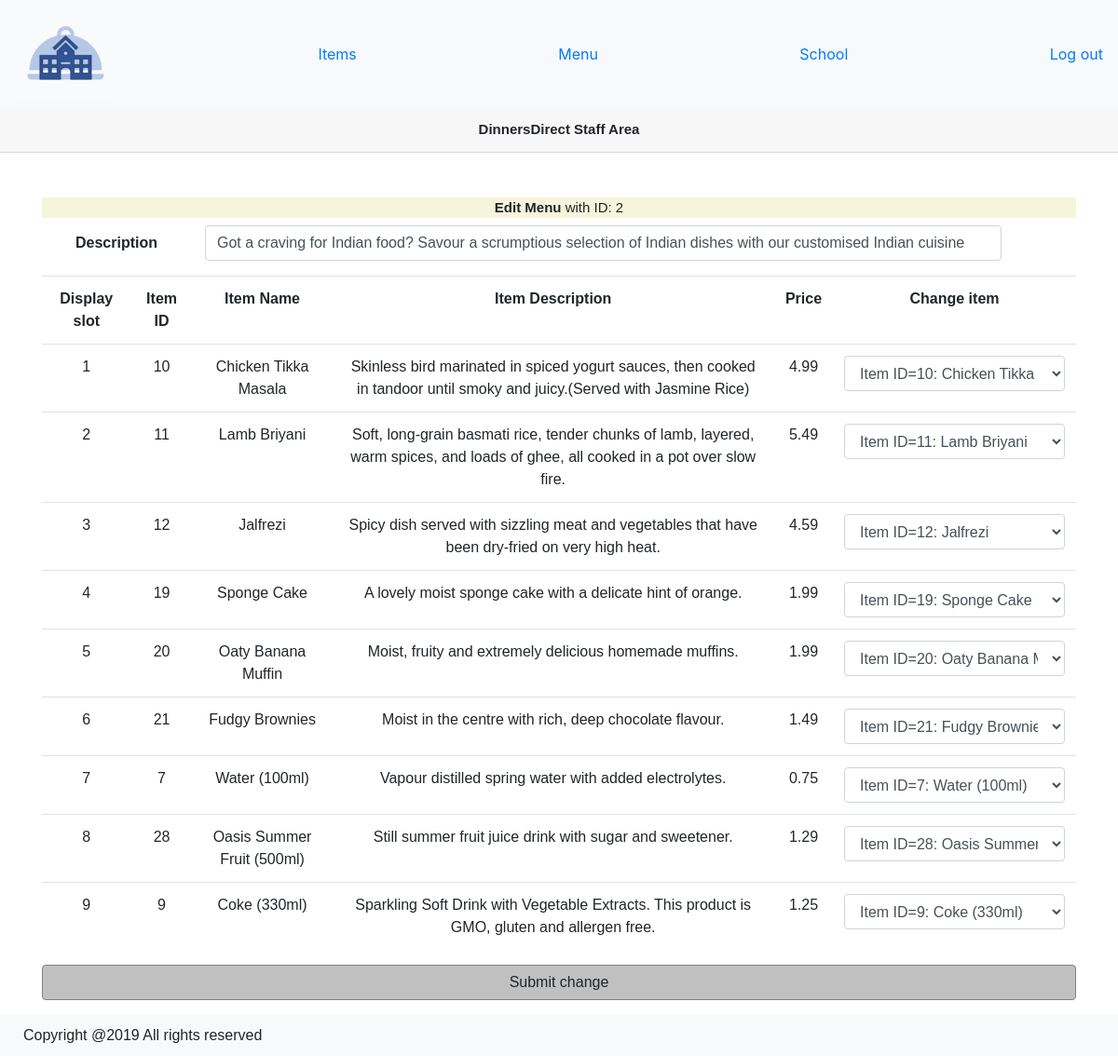
The app's page /public/staff/menu_edit.php?id=2 (signed in) with its own data.
### tables this page shows
CREATE TABLE list_of_menus (
                      menu_id int(10) UNSIGNED NOT NULL AUTO_INCREMENT,
                      menu_name varchar(100) NOT NULL,
                      menu_description text NOT NULL,
                      visibility smallint default 1,
                      last_update TIMESTAMP NOT NULL DEFAULT CURRENT_TIMESTAMP ON UPDATE CURRENT_TIMESTAMP,
                      PRIMARY KEY (menu_id)
);

CREATE TABLE display_menu (
  menu_id int(10) UNSIGNED NOT NULL,
  display_id int(10) UNSIGNED NOT NULL,
  item_id int(10) UNSIGNED NOT NULL,
  last_update TIMESTAMP NOT NULL DEFAULT CURRENT_TIMESTAMP  ON UPDATE CURRENT_TIMESTAMP,
  PRIMARY KEY(menu_id, display_id, item_id),
  FOREIGN KEY(menu_id) REFERENCES list_of_menus(menu_id) ON DELETE RESTRICT ON UPDATE CASCADE,
  FOREIGN KEY(item_id) REFERENCES item(item_id) ON DELETE RESTRICT ON UPDATE CASCADE
);

CREATE TABLE item (
  item_id int(10) UNSIGNED NOT NULL AUTO_INCREMENT,
  item_image text NOT NULL,
  item_name text NOT NULL,
  item_price double(10,2) UNSIGNED NOT NULL,
  item_description text NOT NULL,
  last_update TIMESTAMP NOT NULL DEFAULT CURRENT_TIMESTAMP  ON UPDATE CURRENT_TIMESTAMP,
  PRIMARY KEY(item_id)
);

### private/functions.php (called while the page is built, shortened)
<?php
function test_input($user_input) {
    $user_input = trim($user_input);
    $user_input = stripslashes($user_input);
    $user_input = htmlspecialchars($user_input);
    return $user_input;
};
function get_all($db, $table_name) {
    $query = "SELECT * FROM $table_name";
    $data = mysqli_query($db, $query);
    return $data;
}
function get_specific_data ($db, $specific_field, $user_input, $table_name, $field_name) {
    $user_input = test_input($user_input);
    $query = "SELECT $specific_field FROM $table_name WHERE $field_name = '$user_input'";
    $result = mysqli_query($db, $query);
    if (mysqli_num_rows($result) == 1) {
        $data = mysqli_fetch_assoc($result);
    }
    elseif (mysqli_num_rows($result) > 1){
        $data = convert_sql_result_to_array($result);
    } else {
        $data = false;
    }
    return $data;
}
function get_data($db, $user_input, $table_name, $field_name) {
    $data = get_specific_data($db, '*', $user_input, $table_name, $field_name);
    return $data;
}
function get_menu ($db, $menu_id) {
    $query = "SELECT * FROM display_menu JOIN item USING (item_id) WHERE menu_id = '$menu_id'";
    $result = mysqli_query($db, $query);
    $data = [];
    while($row = mysqli_fetch_assoc($result)) {
        array_push($data,$row);
    }
    return $data;
}
?>

### public/staff/menu_edit.php (the view, shortened to what this page needs)
<?php require_once($_SERVER['DOCUMENT_ROOT'] . "/COMP0034_GroupK/private/initialize.php"); ?>
<?php
if (!isset($_SESSION["staff_credential"])) {
    redirect_to(url_for('/staff/index.php'));
}else {require_once('staff_header.php');
$menu_id = test_input($_GET['id'] ?? '1');
$menu_info = get_data($db, $menu_id, 'list_of_menus', 'menu_id');
$menu_data = get_menu($db, $menu_id);
$all_items_sql = get_all($db, 'item');
$all_items = array();
while($item = mysqli_fetch_assoc($all_items_sql)) {
    array_push($all_items,$item);
}
?>
<div class="container text-center">
    <header><strong>Edit Menu</strong> with ID: <?php echo $menu_id;?></header>
    <form method="post" action="">
        <div class="form-group row">
            <label class="col-md-2 col-form-label"><strong>Description</strong></label>
            <input name="menu_description" id="menu_description" type="text" class="form-control col-md-9" value="<?php echo $menu_info['menu_description'];?>">
        </div>
        <table class="table table-responsive">
            <tr>
                <th class='font-weight-bolder'>Display slot</th>
                <th class='font-weight-bolder'>Item ID</th>
                <th class='font-weight-bolder'>Item Name</th>
                <th class='font-weight-bolder'>Item Description</th>
                <th class='font-weight-bolder'>Price</th>
                <th class='font-weight-bolder'>Change item</th>
            </tr>
            <?php for ($i = 0; $i < count($menu_data); $i++) {?>
                <tr>
                    <td><?php echo $menu_data[$i]['display_id'];?></td>
                    <td><?php echo $menu_data[$i]['item_id'];?></td>
                    <td><?php echo $menu_data[$i]['item_name'];?></td>
                    <td><?php echo $menu_data[$i]['item_description'];?></td>
                    <td><?php echo $menu_data[$i]['item_price'];?></td>
                    <td>
                        <select  name="display_slot<?php echo $menu_data[$i]['display_id'];?>" class="form-control">
                            <?php for($j = 0; $j < count($all_items); $j++) {
                                if($all_items[$j]['item_id'] == $menu_data[$i]['item_id']) {?>
                                    <option selected="selected" value="<?php echo $all_items[$j]['item_id'];?>"><?php echo "Item ID=" . $all_items[$j]['item_id'] . ": " . $all_items[$j]['item_name'];?></option>
                                <?php }else { ?>
                                    <option value="<?php echo $all_items[$j]['item_id'];?>"><?php echo "Item ID=" . $all_items[$j]['item_id'] . ": " . $all_items[$j]['item_name'];?></option>
                                <?php } ?>
                            <?php }?>
                        </select>
                    </td>
                </tr>
            <?php }?>
        </table>
        <div class="form-group">
            <button class="btn-block button2" type="submit">Submit change</button>
        </div>
    </form>
</div>
<?php require_once('staff_footer.php');}?>

### public/stylesheets/dinnersDirect.css (style rules this page uses)
header { background-color: beige; font-size: 15px; font-family: helvetica; }
.button2 { font-weight: 400; color: #212529; text-align: center; vertical-align: middle; -webkit-user-select: none; -moz-user-select: none; -ms-user-select: none; user-select: none; padding: 0.375rem 0.75rem; font-size: 1rem; line-height: 1.5; border-radius: 0.25rem; transition: color 0.15s ease-in-out, background-color 0.15s ease-in-out, border-color 0.15s ease-in-out, box-shadow 0.15s ease-in-out; background-color: silver; border: 1px solid grey; }
body { min-height: 100%; }
h1, h5, .container, .container-fluid, label { font-family: Helvetica !important; }

### records on screen
list_of_menus: menu_description "Got a craving for Indian food? Savour a scrumptious selection of Indian dishes with our customised Indian cuisine"
display_menu: display "1", item "10", item.item_name "Chicken Tikka Masala", item.item_description "Skinless bird marinated in spiced yogurt sauces, then cooked in tandoor until smoky and juicy.(Served with Jasmine Rice)", item.item_price "4.99", item+display "Item ID=10: Chicken Tikka Masala"
display_menu: display "2", item "11", item.item_name "Lamb Briyani", item.item_description "Soft, long-grain basmati rice, tender chunks of lamb, layered, warm spices, and loads of ghee, all cooked in a pot over slow fire.", item.item_price "5.49", item+display "Item ID=11: Lamb Briyani"
display_menu: display "3", item "12", item.item_name "Jalfrezi", item.item_description "Spicy dish served with sizzling meat and vegetables that have been dry-fried on very high heat.", item.item_price "4.59", item+display "Item ID=12: Jalfrezi"
display_menu: display "4", item "19", item.item_name "Sponge Cake", item.item_description "A lovely moist sponge cake with a delicate hint of orange.", item.item_price "1.99", item+display "Item ID=19: Sponge Cake"
display_menu: display "5", item "20", item.item_name "Oaty Banana Muffin", item.item_description "Moist, fruity and extremely delicious homemade muffins.", item.item_price "1.99", item+display "Item ID=20: Oaty Banana Muffin"
display_menu: display "6", item "21", item.item_name "Fudgy Brownies", item.item_description "Moist in the centre with rich, deep chocolate flavour.", item.item_price "1.49", item+display "Item ID=21: Fudgy Brownies"
display_menu: display "7", item "7", item.item_name "Water (100ml)", item.item_description "Vapour distilled spring water with added electrolytes.", item.item_price "0.75", item+display "Item ID=7: Water (100ml)"
display_menu: display "8", item "28", item.item_name "Oasis Summer Fruit (500ml)", item.item_description "Still summer fruit juice drink with sugar and sweetener.", item.item_price "1.29", item+display "Item ID=28: Oasis Summer Fruit (500ml)"
display_menu: display "9", item "9", item.item_name "Coke (330ml)", item.item_description "Sparkling Soft Drink with Vegetable Extracts. This product is GMO, gluten and allergen free.", item.item_price "1.25", item+display "Item ID=9: Coke (330ml)"

### other values on screen
$menu_id "2"
